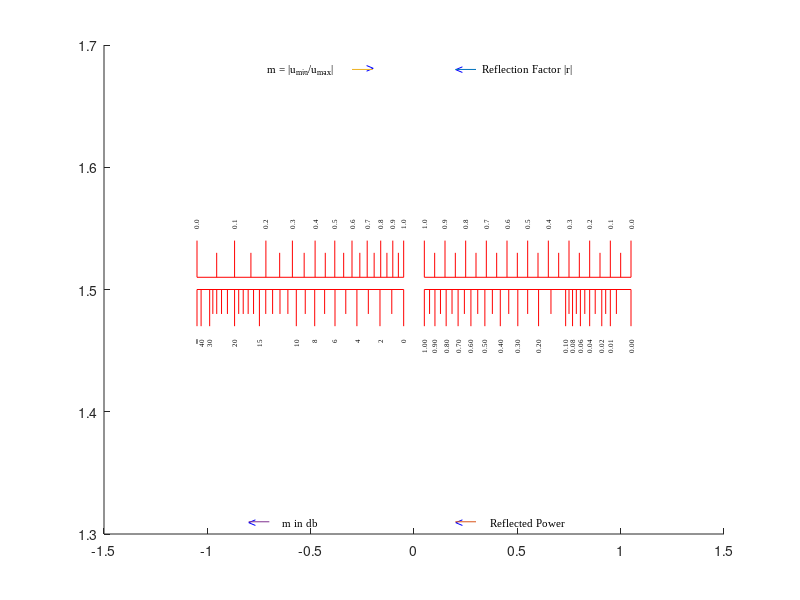

This chart was generated by the following MATLAB code:
%scScales: draws the reflection factor and m scales on the smith chart
%
%  SYNOPSIS:
%     This function draws the reflection factor and m scales on the smith chart
%     The function is called by scDraw to do so. It may not produce desired results
%     if called from the matlab command prompt.
%
%     see also scDraw, scLength, sc
%     
%     
%  SYNTAX:
%     scScales
%
%  INPUT ARGUMENTS:
%     none
%
%  OUTPUT ARGUMENT:
%     none
%
%
%     Mohammad Ashfaq - (31-05-2000)  mohammad.ashfaq@ruhr-uni-bochum.de
%     Copyright (c) 2000 by the Chair for High-Frequency Engineering
%     Ruhr-University Bochum, Germany. 
%

 function scScales

 % DRAW BASE LINES
 hold on;
 yB = 1.50;
 xB = 0.05;

 plot(xB+[0 1], (yB+0.00)*[1 1], 'r');
 plot(xB+[0 1], (yB+0.01)*[1 1], 'r');

 % DRAW r DIVISIONS  AND PLACE r TEXT LABELS
 for jj = 0:10
    plot(xB+[jj,jj]/10, [yB+0.01, yB+.04],'r');
    if jj ~=10
       plot(xB+[jj+.5,jj+.5]/10,[yB+0.01, yB+0.03],'r');
    end
    h = text(xB+jj/10, yB+0.05,num2str((10-jj)/10,'%1.1f'));
    set(h,'rotation',90,'fontsize',5,'fontname','Times New Roman');
 end
 
 % PUT CAPTION TEXT ETC. FOR REFLECTION FACTOR
 h = text(xB+0.5, yB+0.18, 'Reflection Factor |r|');
 set (h, 'fontname','Times New Roman','fontsize', 8,'fontname','Times New Roman','HorizontalAlignment','center');
 h = text(xB+0.15, yB+0.18, '<');
 set (h, 'color','b');
 plot(xB+[0.15 0.25], (yB+0.18)*[1 1]);


 % DRAW REFLECTED POWER DIVISIONS  AND PLACE TEXT LABELS
 PVal = [1:-0.1:0.2, 0.1:-0.02:0.02, 0.01 0.0];
 for jj = 1: length(PVal)
    plot(xB+[1-sqrt(PVal(jj)), 1-sqrt(PVal(jj))], [yB, yB-0.03], 'r');
    if jj ~=length(PVal)
       plot(xB+[1-sqrt((PVal(jj)+PVal(jj+1))/2), 1-sqrt((PVal(jj)+PVal(jj+1))/2)], [yB, yB-.02], 'r');
    end
    if PVal(jj)>0 & PVal(jj)<0.1
       PrStr = '%1.2f';
    else
       PrStr = '%1.1f';
    end
    h = text(xB+1-sqrt(PVal(jj)), yB-0.04,num2str(PVal(jj),'%1.2f'));
    set(h,'rotation',90,'HorizontalAlignment','right','fontname','Times New Roman','fontsize',5);
 end


 % PUT CAPTION TEXT ETC. FOR REFLECTED POWER
 h = text(xB+0.5, yB-0.19, 'Reflected Power');
 set (h, 'fontname','Times New Roman','fontsize', 8,'fontname','Times New Roman','HorizontalAlignment','center');
 h = text(xB+0.15, yB-0.19, '<');
 set (h, 'color','b');
 plot(xB+[0.15 0.25], (yB-0.19)*[1 1]);


 % ESTABLISH AND DRAW SCALES FOR m
 mValMain = [0:0.1:1];
 rUpMain  = abs((mValMain-1)./(mValMain+1));
 mValSub  = [0.05:0.1:0.95];
 rUpSub   = abs((mValSub-1)./(mValSub+1));

 mdBMain  = [0:2:10 15 20 30 40];
 rDoMain  = abs((10.^(-mdBMain/20)-1)./(1+10.^(-mdBMain/20)));
 mdBSub   = [1 3 5 7 9 11 12 13 14 16 17 18 19 22 24 26 28];
 rDoSub   = abs((10.^(-mdBSub/20)-1)./(1+10.^(-mdBSub/20)));

 plot(-xB-[0 1], (yB+0.00)*[1 1], 'r');
 plot(-xB-[0 1], (yB+0.01)*[1 1], 'r');


 % DRAW m DIVISIONS  AND PLACE m TEXT LABELS
 for jj = 1:length(mValMain)
    plot(-xB-[rUpMain(jj),rUpMain(jj)], [yB+0.01, yB+.04],'r');
    h = text(-xB-rUpMain(jj), yB+0.05,num2str(mValMain(jj),'%1.1f'));
    set(h,'rotation',90,'fontsize',5,'fontname','Times New Roman');
 end
 for jj = 1:length(mValSub)
    plot(-xB-[rUpSub(jj),rUpSub(jj)], [yB+0.01, yB+.03],'r');
 end
 
 % PUT CAPTION TEXT ETC. FOR REFLECTION FACTOR
 h = text(-xB-0.5, yB+0.18, 'm = |u_{min}/u_{max}|');
 set (h, 'fontname','Times New Roman','fontsize', 8,'fontname','Times New Roman','HorizontalAlignment','center');
 h = text(-xB-0.145, yB+0.18, '<');
 set (h, 'color','b','rotation',180);
 plot(-xB-[0.15 0.25], (yB+0.18)*[1 1]);



 % DRAW mdB DIVISIONS  AND PLACE mdB TEXT LABELS
 for jj = 1:length(mdBMain)
    plot(-xB-[rDoMain(jj),rDoMain(jj)], [yB, yB-.03],'r');
    h = text(-xB-rDoMain(jj), yB-0.04, num2str(mdBMain(jj), '%.0f'));
    set(h,'rotation',90,'fontsize',5,'fontname','Times New Roman','HorizontalAlignment','right');
 end
 plot(-xB-[1,1], [yB, yB-.03],'r');
 h = text(-xB-1, yB-0.04, '\infty');
 set(h,'rotation',90,'fontsize',5,'HorizontalAlignment','right');


 for jj = 1:length(mdBSub)
    plot(-xB-[rDoSub(jj),rDoSub(jj)], [yB, yB-.02],'r');
 end
 
 % PUT CAPTION TEXT ETC. FOR mdB
 h = text(-xB-0.5, yB-0.19, 'm in db');
 set (h, 'fontname','Times New Roman','fontsize', 8,'fontname','Times New Roman','HorizontalAlignment','center');
 h = text(-xB-0.75, yB-0.19, '<');
 set (h, 'color','b');
 plot(-xB-[0.65 0.75], (yB-0.19)*[1 1]);
